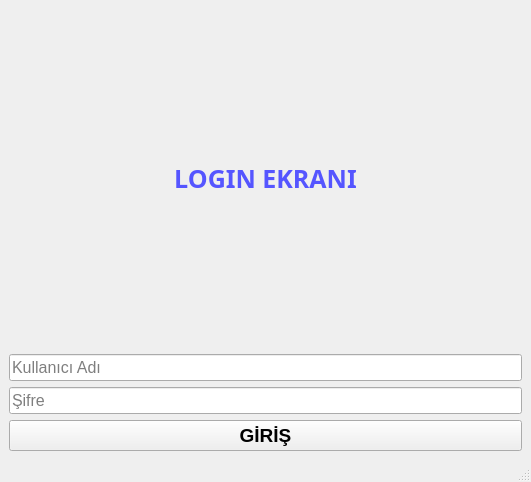
<?xml version="1.0" encoding="UTF-8"?>
<ui version="4.0">
 <class>MainWindow</class>
 <widget class="QMainWindow" name="MainWindow">
  <property name="geometry">
   <rect>
    <x>0</x>
    <y>0</y>
    <width>531</width>
    <height>482</height>
   </rect>
  </property>
  <property name="windowTitle">
   <string>MainWindow</string>
  </property>
  <widget class="QWidget" name="centralwidget">
   <layout class="QVBoxLayout" name="verticalLayout_2">
    <item>
     <layout class="QVBoxLayout" name="verticalLayout">
      <item>
       <widget class="QLabel" name="label">
        <property name="font">
         <font>
          <family>Rockwell Extra Bold</family>
          <pointsize>19</pointsize>
          <weight>75</weight>
          <italic>false</italic>
          <bold>true</bold>
         </font>
        </property>
        <property name="styleSheet">
         <string notr="true">color: rgb(85, 85, 255);</string>
        </property>
        <property name="text">
         <string>LOGIN EKRANI</string>
        </property>
        <property name="alignment">
         <set>Qt::AlignCenter</set>
        </property>
       </widget>
      </item>
      <item>
       <widget class="QLineEdit" name="lineEdit_username">
        <property name="font">
         <font>
          <pointsize>12</pointsize>
         </font>
        </property>
        <property name="placeholderText">
         <string>Kullanıcı Adı</string>
        </property>
       </widget>
      </item>
      <item>
       <widget class="QLineEdit" name="lineEdit_password">
        <property name="font">
         <font>
          <pointsize>12</pointsize>
         </font>
        </property>
        <property name="echoMode">
         <enum>QLineEdit::Password</enum>
        </property>
        <property name="placeholderText">
         <string>Şifre</string>
        </property>
       </widget>
      </item>
      <item>
       <widget class="QPushButton" name="pushButton_login">
        <property name="font">
         <font>
          <pointsize>14</pointsize>
          <weight>75</weight>
          <bold>true</bold>
         </font>
        </property>
        <property name="text">
         <string>GİRİŞ</string>
        </property>
       </widget>
      </item>
     </layout>
    </item>
   </layout>
  </widget>
  <widget class="QMenuBar" name="menubar">
   <property name="geometry">
    <rect>
     <x>0</x>
     <y>0</y>
     <width>531</width>
     <height>26</height>
    </rect>
   </property>
  </widget>
  <widget class="QStatusBar" name="statusbar"/>
 </widget>
 <resources/>
 <connections/>
</ui>
